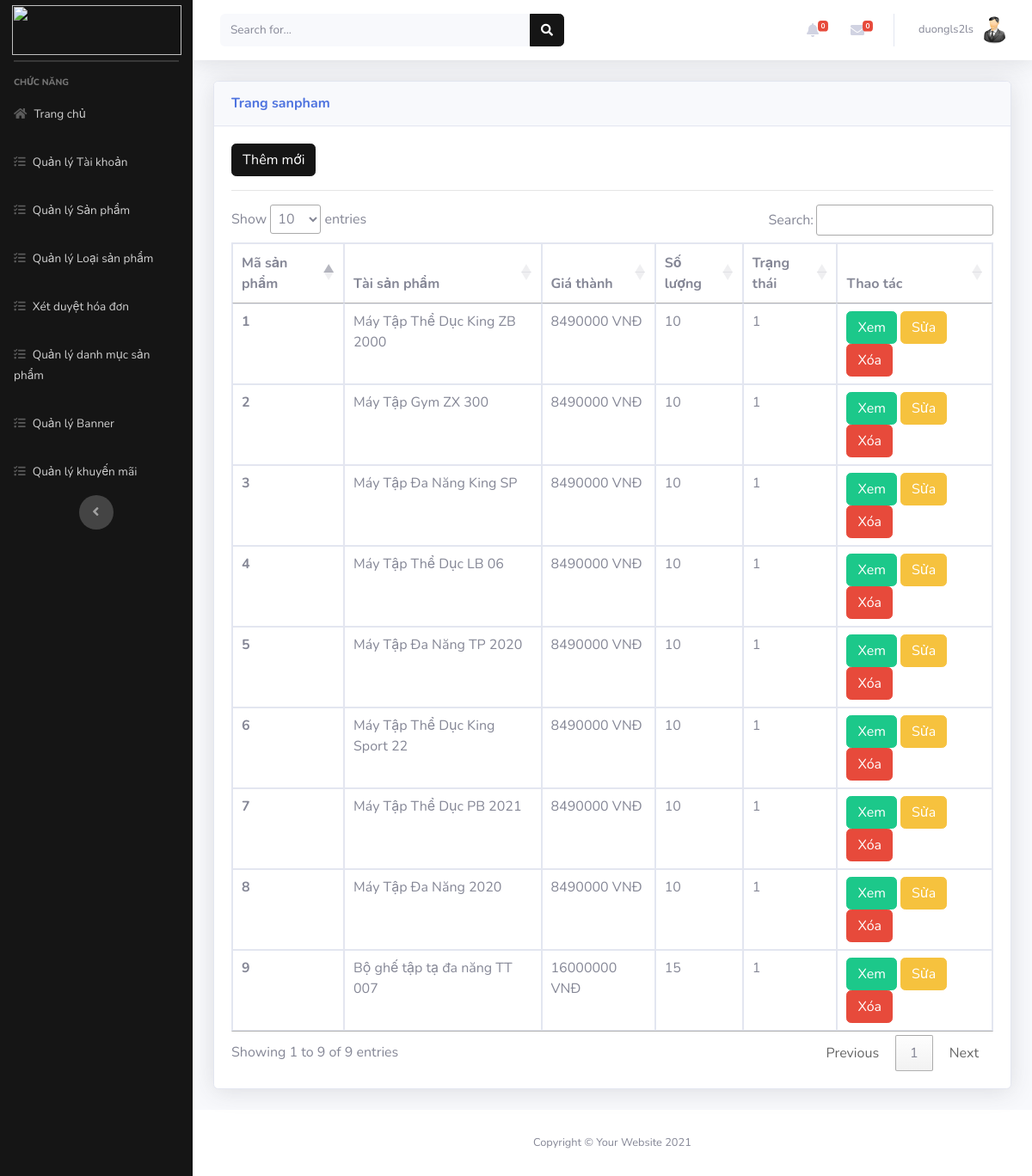
The page /Admin/index.php?mod=sanpham (signed in) on the database its author committed.
### tables this page shows
CREATE TABLE `sanpham` (
  `MaSP` int(11) NOT NULL,
  `MaLSP` int(11) NOT NULL,
  `MaDM` int(11) NOT NULL,
  `TenSP` varchar(70) NOT NULL,
  `DonGia` int(11) NOT NULL,
  `SoLuong` int(10) UNSIGNED NOT NULL DEFAULT 1,
  `HinhAnh1` varchar(200) NOT NULL,
  `HinhAnh2` varchar(255) DEFAULT NULL,
  `HinhAnh3` varchar(255) DEFAULT NULL,
  `MaKM` int(11) NOT NULL,
  `MSP` varchar(50) DEFAULT NULL,
  `BaoHanh` varchar(50) DEFAULT NULL,
  `TrongLuongMax` varchar(50) DEFAULT NULL,
  `TrongLuongSP` varchar(50) DEFAULT NULL,
  `HangNK` varchar(50) DEFAULT NULL,
  `XuatXu` varchar(50) DEFAULT NULL,
  `MauSac` varchar(50) DEFAULT NULL,
  `TinhTrang` varchar(50) DEFAULT NULL,
  `KichThuoc` varchar(50) DEFAULT NULL,
  `SoSao` int(11) NOT NULL,
  `SoDanhGia` int(11) NOT NULL,
  `TrangThai` int(11) NOT NULL,
  `MoTa` text NOT NULL,
  `ThoiGian` datetime DEFAULT NULL
);

### Admin/MVC/controllers/SanphamController.php (called while the page is built, shortened)
<?php
class SanphamController
{
    var $sanpham_model;
    public function __construct()
    {
        $this->sanpham_model = new sanpham();
    }
    public function list()
    {
        $data = $this->sanpham_model->All();
        require_once("MVC/Views/Admin/index.php");
    }
}

### Admin/MVC/Models/connection.php (called while the page is built, shortened)
<?php
    class Connection{
        function __construct()
        {
            $severname ="localhost";
            $username ="root";
            $password ="";
            $db_name ="sport-shop";
            $this->conn = new mysqli($severname,$username,$password,$db_name);
        }
    }
?>

### Admin/MVC/Models/model.php (called while the page is built, shortened)
<?php
require_once("connection.php");
class Model
{
    var $table;
    var $contens;
    function __construct()
    {
        $conn_obj = new Connection();
        $this->conn = $conn_obj->conn;
    }
    function All()
    {
        $query = "select * from $this->table ORDER BY $this->contens DESC ";
        require("result.php");
        return $data;
    }
}

### Admin/MVC/Models/result.php (called while the page is built)
<?php
$result = $this->conn->query($query);
$data = array();
while ($row = $result->fetch_assoc()) {
    $data[] = $row;
}
?>

### Admin/MVC/Views/sanpham/list.php (the view, shortened to what this page needs)
<?php if (isset($_SESSION['isLogin_Admin']) && $_SESSION['isLogin_Admin'] == true) { ?>
<a href="?mod=sanpham&act=add" type="button" class="btn btn-primary">Thêm mới</a>
<?php } ?>
<hr>
<table class="table table-bordered" id="dataTable" width="100%" cellspacing="0">
  <thead>
    <tr>
      <th scope="col">Mã sản phẩm</th>
      <th scope="col">Tài sản phẩm</th>
      <th scope="col">Giá thành</th>
      <th scope="col">Số lượng</th>
      <th scope="col">Trạng thái</th>
      <th scope="col">Thao tác</th>
    </tr>
  </thead>
  <tbody>
    <?php foreach ($data as $row) { ?>
      <tr>
        <th scope="row"><?= $row['MaSP'] ?></th>
        <td><?= $row['TenSP'] ?></td>
        <td><?= $row['DonGia'] ?> VNĐ</td>
        <td><?= $row['SoLuong'] ?></td>
        <td><?= $row['TrangThai'] ?></td>
        <td>
          <a href="../index.php?act=detail&id=<?= $row['MaSP'] ?>" type="button" class="btn btn-success" target="_blank">Xem</a>
          <?php if (isset($_SESSION['isLogin_Admin']) && $_SESSION['isLogin_Admin'] == true) { ?>
          <a href="?mod=sanpham&act=edit&id=<?= $row['MaSP'] ?>" type="button" class="btn btn-warning">Sửa</a>
          <a href="?mod=sanpham&act=delete&id=<?= $row['MaSP'] ?>" onclick="return confirm('Bạn có thật sự muốn xóa ?');" type="button" class="btn btn-danger">Xóa</a>
          <?php } ?>
        </td>
      </tr>
    <?php } ?>
  </tbody>
</table>

### rows shown on the page
sanpham: MaSP "9", TenSP "Bộ ghế tập tạ đa năng TT 007", DonGia "16000000", SoLuong "15", TrangThai "1"
sanpham: MaSP "8", TenSP "Máy Tập Đa Năng 2020", DonGia "8490000", SoLuong "10", TrangThai "1"
sanpham: MaSP "7", TenSP "Máy Tập Thể Dục PB 2021", DonGia "8490000", SoLuong "10", TrangThai "1"
sanpham: MaSP "6", TenSP "Máy Tập Thể Dục King Sport 22", DonGia "8490000", SoLuong "10", TrangThai "1"
sanpham: MaSP "5", TenSP "Máy Tập Đa Năng TP 2020", DonGia "8490000", SoLuong "10", TrangThai "1"
sanpham: MaSP "4", TenSP "Máy Tập Thể Dục LB 06", DonGia "8490000", SoLuong "10", TrangThai "1"
sanpham: MaSP "3", TenSP "Máy Tập Đa Năng King SP", DonGia "8490000", SoLuong "10", TrangThai "1"
sanpham: MaSP "2", TenSP "Máy Tập Gym ZX 300", DonGia "8490000", SoLuong "10", TrangThai "1"
sanpham: MaSP "1", TenSP "Máy Tập Thể Dục King ZB 2000", DonGia "8490000", SoLuong "10", TrangThai "1"

### other values the page prints
$_SESSION['login']['TaiKhoan'] "duongls2ls"
$mod "sanpham"
